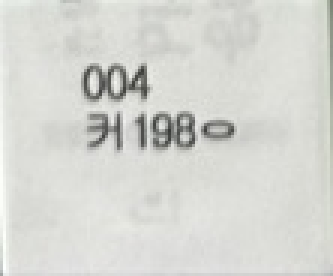
#> input picture image_crop/0.jpg, 111 x 92 px (shown 3 times larger)
$ python -i processing.py   (imports and definitions only)
#> lines starting #> are read from the running program, lines starting #| are printed output that depends on the picture; after the words box and inside, x2 and y2 are one past the last pixel; in counts of white or black regions, pixels touching at a corner belong together
#> further down, picture is the input picture: shape (92, 111, 3); mean B, G, R 209.7, 214.8, 213.6
from sklearn.cluster import DBSCAN
import easyocr
import numpy as np
import cv2

# ocr_Reader =  easyocr.Reader(['ko','en'], gpu = False,model_storage_directory= None,detector =False,quantize =False,cudnn_benchmark =True) # 배포시에는 True
# [1 line that did not run here, left out]

# [113 lines left out: functions get_object_detection_boxes, extract_text_by_boxes_easyocr, cluster_boxes, row_ocr_clustering, not called in this run]


def enhance_img(img):
    print("shape:",img.shape)
#| shape: (92, 111, 3)
    print("dim",img.ndim)
#| dim 3
    print("frame shape:", img.shape, "dtype:", img.dtype)
#| frame shape: (92, 111, 3) dtype: uint8
    print("frame channels:", 1 if len(img.shape)==2 else img.shape[2])
#| frame channels: 3
    img = img.astype(np.uint8)
    #1. 2.해상도 키우기 (3~4배 정도)
    img = cv2.resize(img, None, fx=5, fy=5, interpolation=cv2.INTER_CUBIC)
    # 3 그레이스케일 변환
      #  BGR -> GRAY 변환
    if len(img.shape) == 3:
        if img.shape[2] == 3:
            gray = cv2.cvtColor(img, cv2.COLOR_BGR2GRAY)
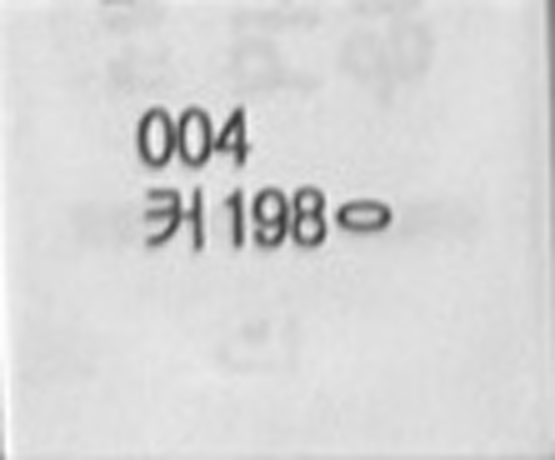
#> gray: shape (460, 555); min 54, max 255, mean 213.8
        elif img.shape[2] == 4:
            gray = cv2.cvtColor(img, cv2.COLOR_BGRA2GRAY)
        else:
            print(f"/ Unexpected channel count: {img.shape[2]}")
            gray = img[:, :, 0]
    else:
        gray = img  # 이미 그레이스케일이면 그대로 사용

    # gray = cv2.cvtColor(img, cv2.COLOR_BGR2GRAY)

    # 4 대비 강화
    # gray = cv2.convertScaleAbs(gray, alpha=1.8, beta=0)  # alpha=1.8~2.5로 조절 가능
    blur = cv2.GaussianBlur(gray, (5,5), 0)
    gray = cv2.addWeighted(gray, 2.5, blur, -0.8, 0)
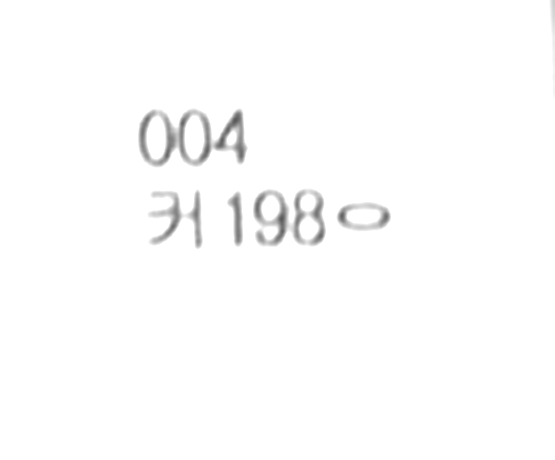
#> gray: shape (460, 555); min 89, max 255, mean 252.6

    th = cv2.adaptiveThreshold(gray, 255, cv2.ADAPTIVE_THRESH_GAUSSIAN_C,
                            cv2.THRESH_BINARY, 15, 5)
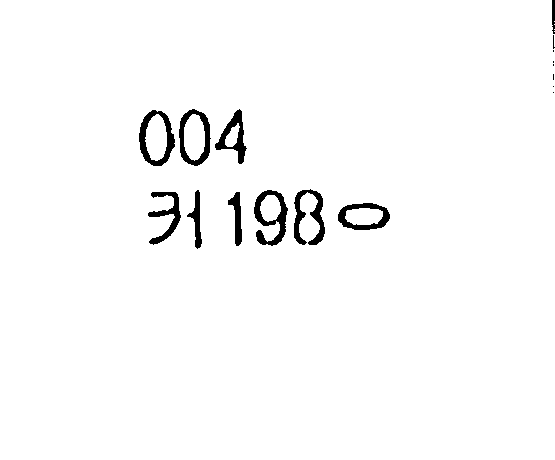
#> th: shape (460, 555); 97.8% white; 17 black regions (7 under 20 px), largest, box (x1, y1, x2, y2) and area: (254, 190, 288, 246) 789, (294, 189, 325, 245) 751, (139, 110, 175, 166) 745

    #  글자 두껍게 (Morphology)
    kernel = cv2.getStructuringElement(cv2.MORPH_RECT, (1,1))
    proc = cv2.dilate(th, kernel, iterations=1)
    return proc

>>> import cv2
>>> picture = cv2.imread('../image_crop/0.jpg')
>>> result = enhance_img(picture)

$ run again, on image_crop/1.jpg
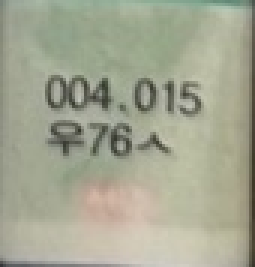
#> input picture image_crop/1.jpg, 85 x 89 px (shown 3 times larger)
#> picture is the input picture: shape (89, 85, 3); mean B, G, R 145.8, 166.1, 163.7
#| shape: (89, 85, 3)
#| dim 3
#| frame shape: (89, 85, 3) dtype: uint8
#| frame channels: 3
#> in enhance_img, `gray = cv2.cvtColor(img, cv2.COLOR_BGR2GRAY)`:
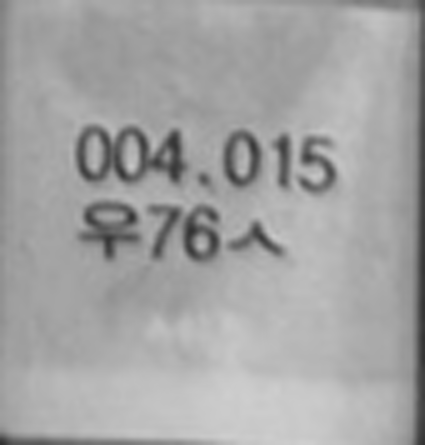
#> gray: shape (445, 425); min 48, max 207, mean 163.1
#> in enhance_img, `th = cv2.adaptiveThreshold(gray, 255, cv2.ADAPTIVE_THRESH_GAUSSIAN_C, ..`:
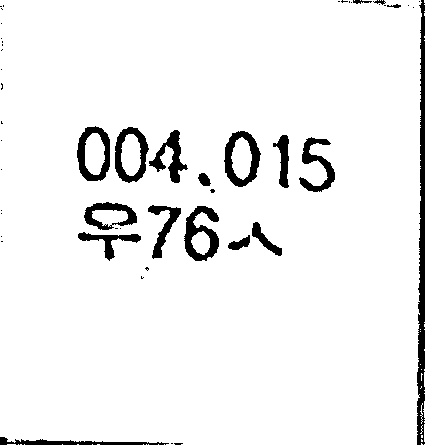
#> th: shape (445, 425); 94.2% white; 51 black regions (33 under 20 px), largest, box (x1, y1, x2, y2) and area: (417, 0, 425, 445) 2329, (184, 206, 219, 261) 960, (224, 131, 261, 187) 909

$ run again, on image_crop/2.jpg
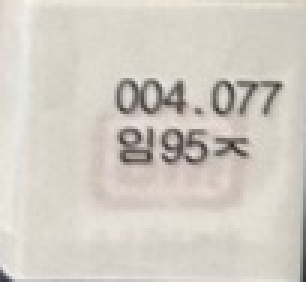
#> input picture image_crop/2.jpg, 102 x 94 px (shown 3 times larger)
#> picture is the input picture: shape (94, 102, 3); mean B, G, R 195.9, 204.9, 210.4
#| shape: (94, 102, 3)
#| dim 3
#| frame shape: (94, 102, 3) dtype: uint8
#| frame channels: 3
#> in enhance_img, `gray = cv2.addWeighted(gray, 2.5, blur, -0.8, 0)`:
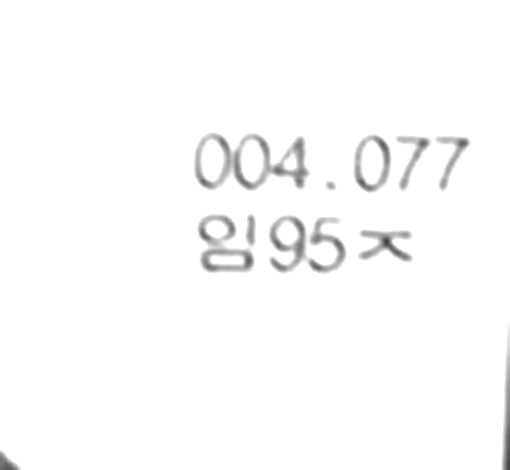
#> gray: shape (470, 510); min 61, max 255, mean 251.2
#> in enhance_img, `th = cv2.adaptiveThreshold(gray, 255, cv2.ADAPTIVE_THRESH_GAUSSIAN_C, ..`:
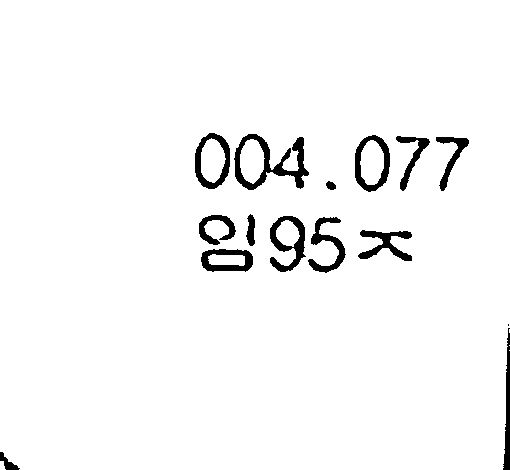
#> th: shape (470, 510); 96.5% white; 15 black regions (1 under 20 px), largest, box (x1, y1, x2, y2) and area: (234, 134, 309, 190) 1393, (270, 216, 306, 272) 855, (355, 135, 390, 192) 762

$ run again, on image_crop/6.jpg
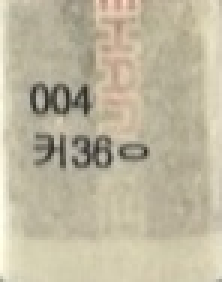
#> input picture image_crop/6.jpg, 74 x 94 px (shown 3 times larger)
#> picture is the input picture: shape (94, 74, 3); mean B, G, R 159.3, 183, 190.6
#| shape: (94, 74, 3)
#| dim 3
#| frame shape: (94, 74, 3) dtype: uint8
#| frame channels: 3
#> in enhance_img, `gray = cv2.cvtColor(img, cv2.COLOR_BGR2GRAY)`:
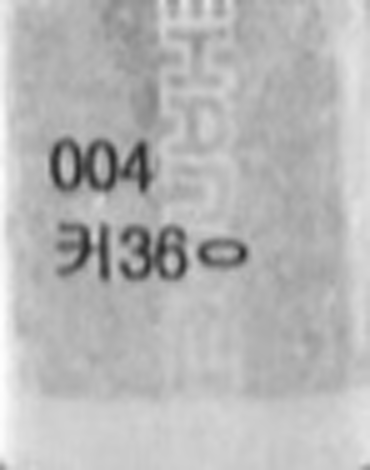
#> gray: shape (470, 370); min 40, max 253, mean 182.5
#> in enhance_img, `th = cv2.adaptiveThreshold(gray, 255, cv2.ADAPTIVE_THRESH_GAUSSIAN_C, ..`:
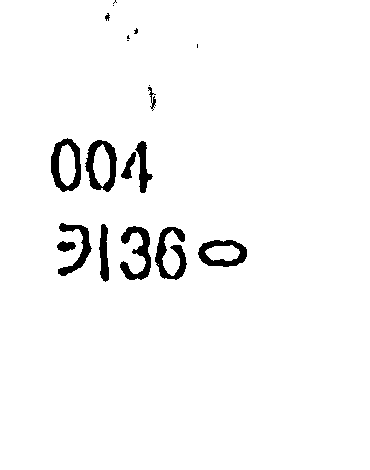
#> th: shape (470, 370); 96.8% white; 19 black regions (7 under 20 px), largest, box (x1, y1, x2, y2) and area: (155, 227, 187, 280) 768, (120, 226, 151, 280) 767, (51, 138, 81, 192) 759
